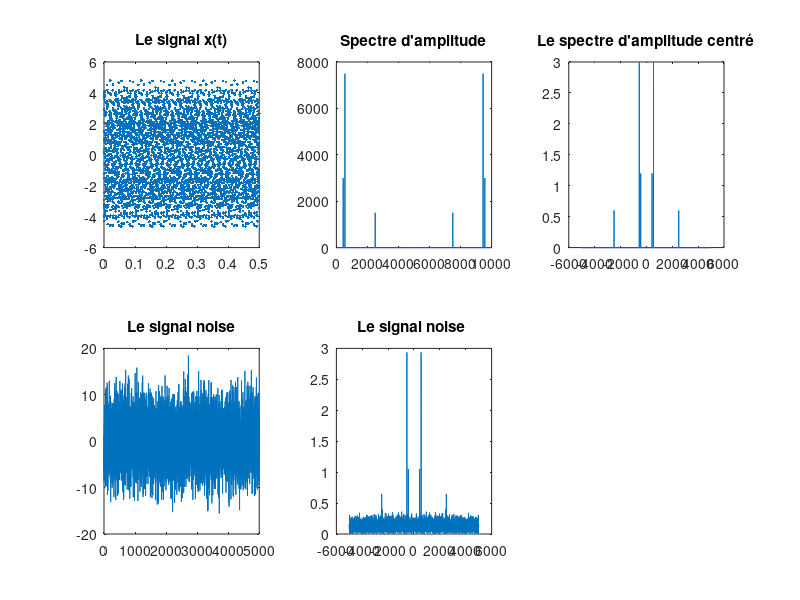
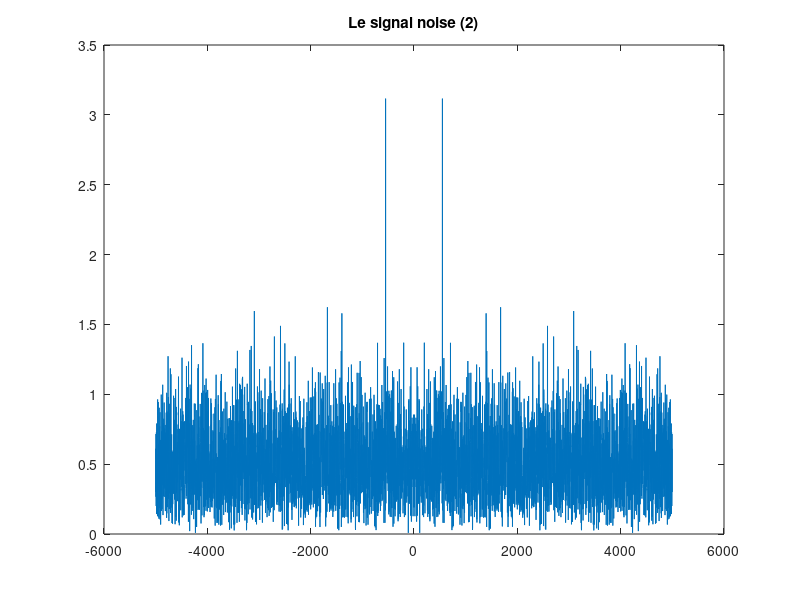

These charts were generated, in order, by the following MATLAB code: (Note: this script raises an error after producing the figures.)
clear all
close all
clc

fe = 1e4;
te = 1/fe;
N = 5000; 
t = (0:N-1)*te; 

%% Représentation temporelle et fréquentielle 
x = 1.2*cos(2*pi*440*t+1.2)+3*cos(2*pi*550*t)+0.6*cos(2*pi*2500*t);
figure;

% 1)-:


subplot(2,3,1)
plot(t,x,'.');
title('Le signal x(t)')


%2)-:
% création du vecteur f qui correspond à l'échantillonnage du signal dans l'espace fréquentiel
f =(0:N-1)*(fe/N); 
%Utilisation de la commande fftshift qui correspond a faire la TFD d'une manière rapide 
y = fft(x); 
subplot(2,3,2)
plot(f,abs(y));
%en utilisant la commande fftshift on obtient un spectre qui n'est pas centré sur 0
title("Spectre d'amplitude")
%3)-:
%Pour centré le spectre on doit créer une autre variable dont on va tracer la fonction fftshift qui fait le décalage
fshift = (-N/2:N/2-1)*(fe/N);
subplot(2,3,3)
%On multiplie par 2 pour avoir l'ampliture exact avant on obtient le module
%de Cn
plot(fshift,fftshift(2*abs(y)/N))
title("Le spectre d'amplitude centré")
%4)-:
noise = 5*randn(size(x));
subplot(2,3,4)
plot(noise)
title("Le signal noise")
%5)-:
sound(noise)
xnoise = x+noise;
sound(xnoise)
%6)-:
ybruit = fft(xnoise);
subplot(2,3,5)
plot(fshift,fftshift((abs(ybruit)*2)/N));
title("Le signal noise ")
%7)-:
figure;
noise2 = 20*randn(size(x));
xnoise2=x+noise2;
ybruit2 = fft(xnoise2);
plot(fshift,fftshift((abs(ybruit2))*2/N));
title("Le signal noise (2)")

%Après l'augementation de l'intensité du signal bruit on voit que le
%spectre de bruit est encombrer avec celui qui contient l'informatrion
%pertinante donc il sera très difficile d'extraire et filtrer le signal xnoise2

%% Analyse fréquentielle du chant du rorqual bleu

%1)-:
[whale,fe]=audioread("bluewhale.au");
chant = whale(2.45e4:3.10e4);
%2)-:
sound(chant,fe)
%3)-:
N = length(chant);
te = 1/fe;
t = (0:N-1)*(10*te);
figure;
subplot(2,1,1)
plot(t,chant)
title('Le signal whant')
y = abs(fft(chant)).^2/N; 
f = (0:floor(N/2))*(fe/N)/10;
subplot(2,1,2)
plot(f,y(1:floor(N/2)+1));
title('Le signal densité spectrale de puissance du signal')
